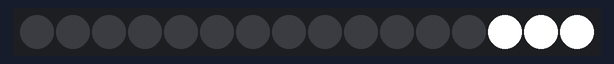
This program was run on a simulated MicroPython board. Shown: 16 RGB LEDs in strip order, left to right. Dim RGB values are drawn brighter than linear; random numbers come from a fixed seed; library files of the repository ran but are not shown: neopixel.py.

Above: at 0.45 s.
At 4.94 s:
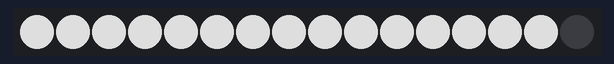
At 10.13 s:
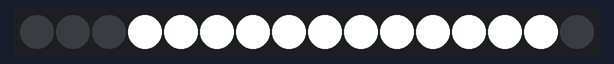
At 19.82 s:
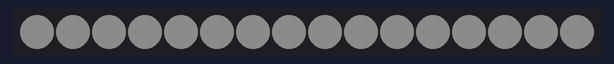
At 29.09 s:
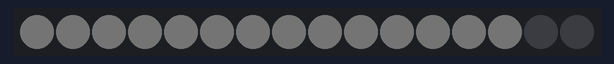
At 39.2 s:
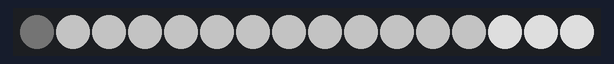

The program:

lightning_storm.py
```python
import time, random
from neopixel import Neopixel

numpix = 16
strip = Neopixel(numpix, 1, 1, "GRB")

while True:
    if random.random() < 0.1:
        flash_len = random.randint(3, numpix)
        start = random.randint(0, numpix - flash_len)

        for i in range(flash_len):
            strip.set_pixel(start + i, (255, 255, 255))

        strip.show()
        time.sleep(0.05)

    for i in range(numpix):
        r, g, b = strip.get_pixel(i)
        strip.set_pixel(i, (int(r*0.6), int(g*0.6), int(b*0.6)))

    strip.show()
    time.sleep(0.05)
```
